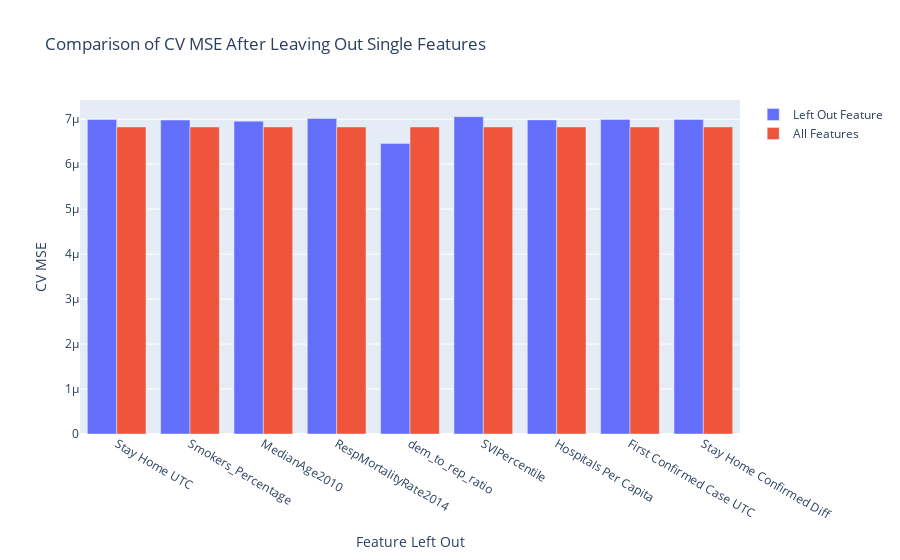

The notebook cell this image was saved under:
### Code cell
#losses is a dictionary where keys = features of the model, value = mean squared error of the model
all_loss = {}
for feature in usable_features:
    all_loss[feature] = combo_0_loss_cv
    
fig = compareModels(losses_cv, "Left Out Feature", all_loss, "All Features")
fig.update_layout(
    title="Comparison of CV MSE After Leaving Out Single Features",
    xaxis_title="Feature Left Out",
    yaxis_title="CV MSE")
fig.show()

### Figure 1 — Plotly figure (JSON) as saved in the notebook; plotly's stock layout.template omitted (floating-point values rounded to 4 significant figures)
{"data": [{"name": "Left Out Feature", "type": "bar", "x": ["Stay Home UTC", "Smokers_Percentage", "MedianAge2010", "RespMortalityRate2014", "dem_to_rep_ratio", "SVIPercentile", "Hospitals Per Capita", "First Confirmed Case UTC", "Stay Home Confirmed Diff"], "y": [6.992e-06, 6.982e-06, 6.955e-06, 7.014e-06, 6.462e-06, 7.055e-06, 6.984e-06, 6.992e-06, 6.992e-06]}, {"name": "All Features", "type": "bar", "x": ["Stay Home UTC", "Smokers_Percentage", "MedianAge2010", "RespMortalityRate2014", "dem_to_rep_ratio", "SVIPercentile", "Hospitals Per Capita", "First Confirmed Case UTC", "Stay Home Confirmed Diff"], "y": [6.828e-06, 6.828e-06, 6.828e-06, 6.828e-06, 6.828e-06, 6.828e-06, 6.828e-06, 6.828e-06, 6.828e-06]}], "layout": {"title": {"text": "Comparison of CV MSE After Leaving Out Single Features"}, "xaxis": {"title": {"text": "Feature Left Out"}}, "yaxis": {"title": {"text": "CV MSE"}}}}
